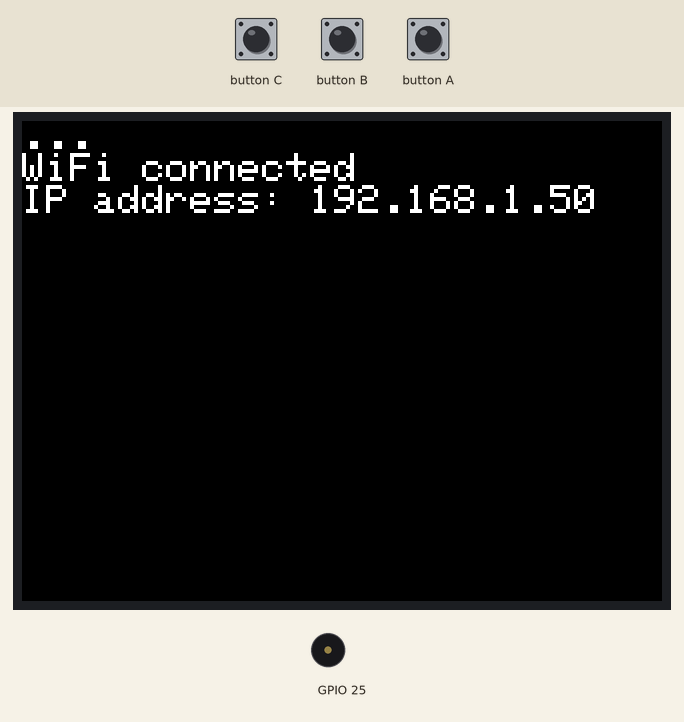
Bench run of a sketch on a simulated ESP32. On the bench: 320×240 colour display, buzzer (waves = sounding). The test bench sets the inputs (shaded band). WiFi joins after 1.5 s; servers stay silent unless stated; the local clock reads 2024-03-15 10:24:30 at power-on unless the sketch sets it; storage starts empty; what the sketch prints to the serial monitor is not drawn.

Above: at 1.7 s.
At 3.3 s:
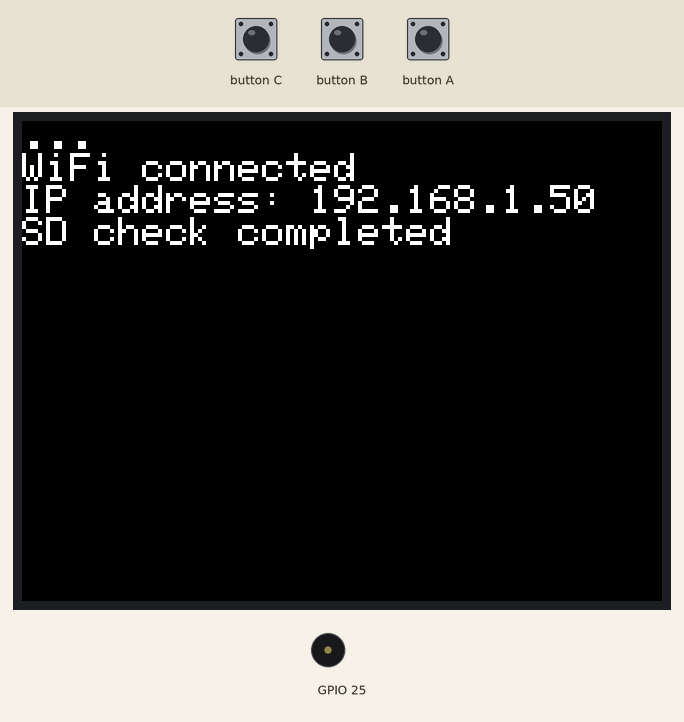
3.4 s: button B pressed for 0.15 s
At 4.6 s:
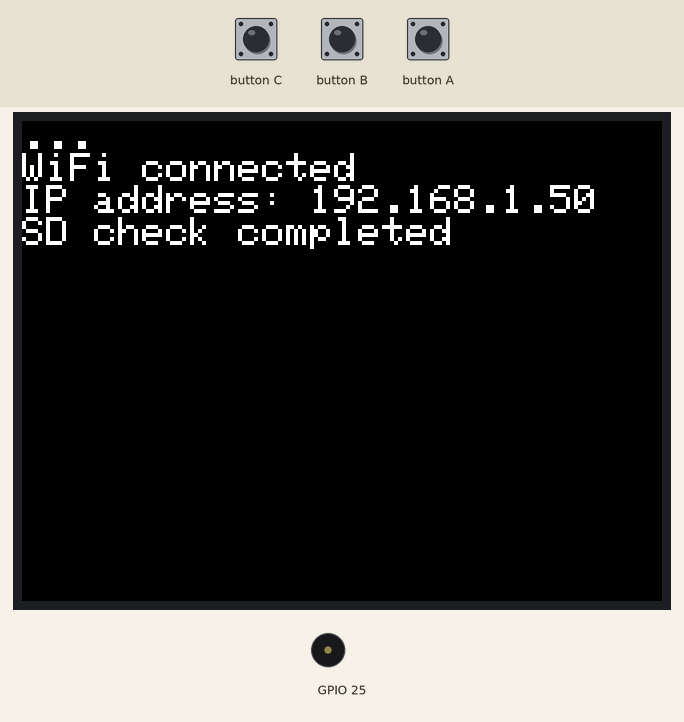
Timing chart, 0 to 6.4 s (numbered marks = the images above; inputs shaded):
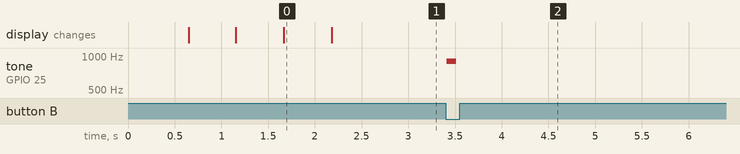

Measured:
- after the input at 3.4 s, tone on GPIO 25: silent → 900 Hz at once, → silent 0.10 s later
- what the display in image 0 shows lasts 0.5 s, from 1.7 s to 2.2 s

The sketch:

TFmini.ino
```cpp
/*
 * Using TFMini sensor to measure distance paired with M5Stack basic model
 */
#include <M5Stack.h>
#include <WiFi.h>
#include "SD.h"

#define TFMINI_FRAME_SIZE 7
#define TRIG 2
#define ECHO 5

#define JST (3600L * 9)

const char* ssid = "Galaxy S20 Ultra 5G0525"; //Only connects to 2.4GHz
const char* password = "ylke5622";

int times;
float distance;
unsigned long flag=0;
unsigned long tonegen=0;
int loopnum = 0;

File file;

void writeFile(fs::FS &fs, const char * path, const char * message){
    //Serial.printf("Writing file: %s\n", path);
    //M5.Lcd.printf("Writing file: %s\n", path);

    File file = fs.open(path, FILE_WRITE);
    if(!file){
      M5.Lcd.setTextSize(2);
      M5.Lcd.println("Failed to open directory");
      M5.Lcd.println("Check SD card");
      for(int x=0;x<5;x++){
        M5.Speaker.tone(1500, 100);
        delay(500);
      }
        return;
    }
    if(file.print(message)){
        //Serial.println("File written");
        M5.Lcd.println("SD check completed");
    } else {
        //Serial.println("Write failed");
        M5.Lcd.println("SD check failed failed");
    }
}


/****** Function to get the filename ******/
String getFileName(){

  char year[10];//For some reason just the number of digits in date or time is not enough
  char month[10];
  char day[10];
  char hour[10];
  char minute[10];
  char second[2];

  char filename[200];

  struct tm tm;
  getLocalTime(&tm);

  sprintf(year,"%2d",tm.tm_year+1900);
  sprintf(month,"%02d",tm.tm_mon+1);
  sprintf(day,"%02d",tm.tm_mday);
  sprintf(hour,"%02d",tm.tm_hour);
  sprintf(minute,"%02d",tm.tm_min);
  sprintf(second,"%02d",tm.tm_sec);

  //M5.Rtc.GetTime(&RTC_TimeStruct);
  //M5.Rtc.GetData(&RTC_DateStruct);

  /*printf(year,"%04d",RTC_DateStruct.Year);
  sprintf(month,"%02d",(int)RTC_DateStruct.Month);
  sprintf(day,"%02d",(int)RTC_DateStruct.Date);
  sprintf(hour,"%02d",(int)RTC_TimeStruct.Hours);
  sprintf(minute,"%02d",(int)RTC_TimeStruct.Minutes);
  sprintf(second,"%02d",(int)RTC_TimeStruct.Seconds);
  sprintf(msec,"%03d",(unsigned int)mSec);*/
  strcpy(filename, "/");
  strcat(filename, year);
  strcat(filename, month);
  strcat(filename, day);
  strcat(filename, hour);
  strcat(filename, minute);
  strcat(filename, second);
  strcat(filename, ".csv");
  Serial.print(filename);
  return filename;
  }

float getTFminiData(Stream* streamPtr, float* distance, float * strength) {
    uint8_t lastChar = 0x00;
    uint8_t frame[TFMINI_FRAME_SIZE];

    while (1) {
        if (streamPtr->available()) {
            uint8_t curChar = streamPtr->read();
            if ((lastChar == 0x59) && (curChar == 0x59)) {
                break;  // Break to begin frame
            } else {
                lastChar = curChar;
            }
        }
    }

    uint8_t checksum = 0x59 + 0x59;
    for (int i=0; i<TFMINI_FRAME_SIZE; i++) {
        while (!streamPtr->available()) {
        }
        frame[i] = streamPtr->read();

        if (i < TFMINI_FRAME_SIZE-1) {
            checksum += frame[i];
        }
    }
    uint8_t checksumByte = frame[TFMINI_FRAME_SIZE-1];
    if (checksum != checksumByte) {
        *distance = -1;
        *strength = -1;
#ifdef DEBUG
        Serial.printf("ERROR: bad checksum %02x, %02x\n\r", checksum, checksumByte);
#endif
        return -1;
    }

    uint16_t dist = (frame[1] << 8) + frame[0];
    uint16_t st = (frame[3] << 8) + frame[2];
    uint8_t reserved = frame[4];
    uint8_t originalSignalQuality = frame[5];

    *distance = dist;
    *strength = st;

    return 0;
}

void setup() {
    M5.begin();
    Serial1.begin(115200, SERIAL_8N1, 5, 2);

    M5.Lcd.setTextSize(2);

    WiFi.begin(ssid, password);
    while (WiFi.status() != WL_CONNECTED){
        delay(500);
        M5.Lcd.print('.');
    }

    M5.Lcd.print("\r\nWiFi connected\r\nIP address: ");
    M5.Lcd.println(WiFi.localIP());
    delay(500);
    configTime(JST,0,"ntp.nict.jp", "time.google.com",
            "ntp.jst.mfeed.ad.jp");

    //Perform SD check
    writeFile(SD, "/test.txt", "Hello world from M5Stack !!");

    // Letter size
    M5.Lcd.setTextSize(4);
}

void loop() {
    M5.update();


    if(flag==1){
      if(loopnum == 1){
         //Generate audible tone for caliberation
         tonegen = millis();
         M5.Speaker.tone(900, 100);
         loopnum = 0;
      }
         float distance = 0.0;
         float strength = 0.0;


        if (getTFminiData(&Serial1, &distance, &strength) == 0.0) {
            //Serial.println(distance);
            //M5.Lcd.fillScreen(BLACK);
            //M5.Lcd.setCursor(20, 20);
            //M5.Lcd.printf("%4dcm\r\n", distance);
            //M5.Lcd.printf("s: %d", strength);

            //delay(10);
            file.println((String)(millis()-tonegen) + "," + (String)distance + "," + (String)strength);
        }
        M5.Lcd.setTextSize(4);
        M5.Lcd.setCursor(0,80);
        M5.Lcd.print("Collecting...");

    }

    if (M5.BtnB.wasPressed()) { //Only sense if button B is pressed
      flag = (flag+1)%2;
      if(flag==1) {
        loopnum = 1;
        //getFileName();
        if(!SD.open("/dist" +getFileName(), FILE_WRITE)){
          Serial.println("\nError creating file.");
          }
        file = SD.open("/dist" + getFileName(), FILE_WRITE); //Make sure that the filename has a "/" mark at the front
        file.println("millis,dist,strength");
      }
      if(flag==0) {
        file.close();
        //M5.Lcd.fillScreen(BLACK);
        M5.Speaker.tone(1500, 100);
        M5.Lcd.setTextSize(4);
        M5.Lcd.setCursor(0,80);
        M5.Lcd.println("             ");
        M5.Lcd.setCursor(0,80);
        M5.Lcd.println("Stopped!");
      }
  }


}
```
